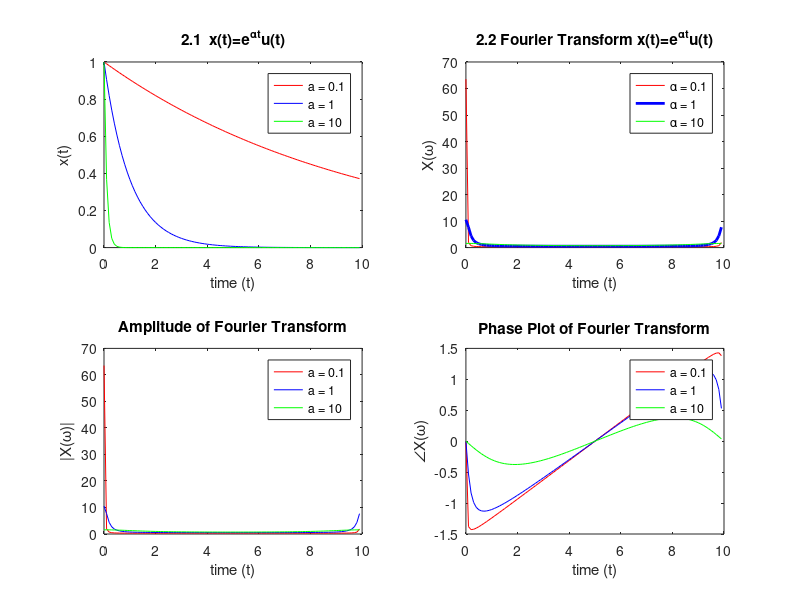

Write MATLAB code to recreate this figure.
% Code written by John H. Felsch and Jessica Atkinson
% EE348 - L - 01
% April 12, 2017
% Lab 7: Fourier Transform

close all
clear all

% Given a function x(t), find its Fourier Transform (FT)
% Generates the function x(t) = e^((-alpha)*t)*u(t)

% Fourier Transform defined as:
% X(w) = integral((x(t)*exp((-1i)*w*t)), 0, t) 

% Lab Exercise: Part 1
% Case 1: alpha = 0.1
dt=0.1;
t = 0 : dt: 10-dt;

%F = @(w) R(w) .* exp(-1*a*t);
x_1 = exp((-0.1).*(t));
x_2 = exp((-(1).*(t)));
x_3 = exp((-(10).*(t)));

% Fourier Transform (FT)
% FT  is 1/(a+jw)
x_1_FT = fft(x_1)
x_2_FT = fft(x_2)
x_3_FT = fft(x_3)
% Magnitude of FT
x_mag1_FT = real(x_1_FT);
x_mag2_FT = real(x_2_FT);
x_mag3_FT = real(x_3_FT);
% Phase of FT
x_phase1_FT = angle(x_1_FT);
x_phase2_FT = angle(x_2_FT);
x_phase3_FT = angle(x_3_FT);

%Plotting
subplot(2,2,1)
plot (t, x_1, 'r'); hold on;
plot (t, x_2, 'b'); hold on;
plot (t, x_3, 'g');
title('2.1  x(t)=e^{\alphat}u(t)')
xlabel('time (t)')
ylabel('x(t)')
legend('show')
legend('a = 0.1', 'a = 1', 'a = 10')
hold off;

% Fourier Transform
subplot(2,2,2)
plot (t, x_1_FT, 'r'); hold on;
plot (t, x_2_FT, 'b-','LineWidth',2); hold on;
plot (t, x_3_FT, 'g');
title('2.2 Fourier Transform x(t)=e^{\alphat}u(t)')
xlabel('time (t)')
ylabel('X(\omega)')
legend('show')
legend('\alpha = 0.1', '\alpha = 1', '\alpha = 10')
hold off;

% Amplitude Fourier Transform
subplot(2,2,3)
plot (t, x_mag1_FT, 'r'); hold on;
plot (t, x_mag2_FT, 'b'); hold on;
plot (t, x_mag3_FT, 'g');
title('Amplitude of Fourier Transform')
xlabel('time (t)')
ylabel('|X(\omega)|')
legend('show')
legend('a = 0.1', 'a = 1', 'a = 10')
hold off;

% Phase Fourier Transform
subplot(2,2,4)
plot (t, x_phase1_FT, 'r'); hold on;
plot (t, x_phase2_FT, 'b'); hold on;
plot (t, x_phase3_FT, 'g');
title('Phase Plot of Fourier Transform')
xlabel('time (t)')
ylabel('\angleX(\omega)')
legend('show')
legend('a = 0.1', 'a = 1', 'a = 10')
hold off;

%end of lab6.m